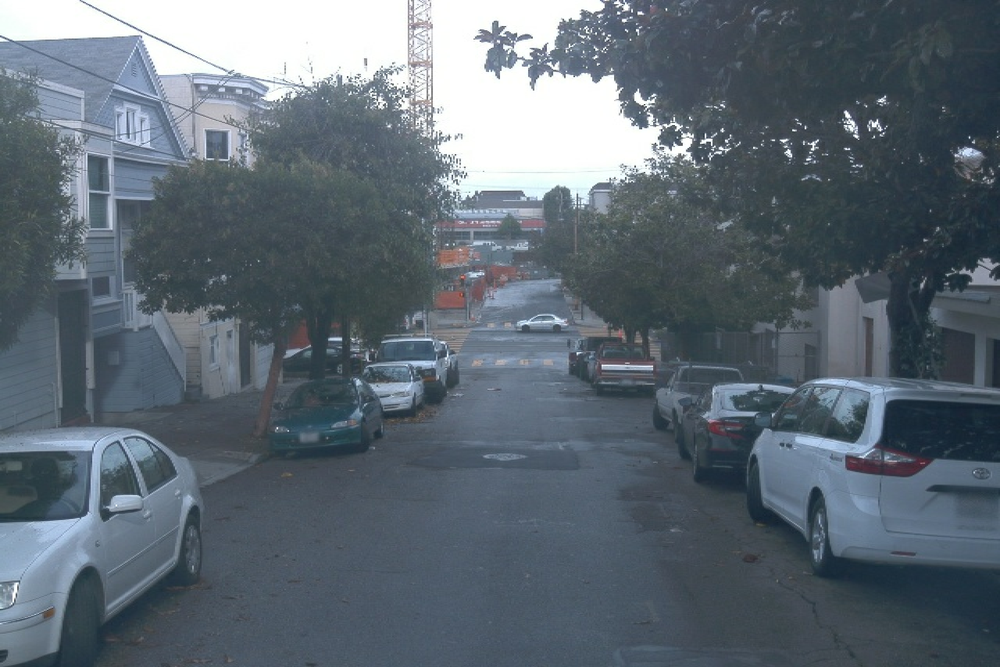
#> input picture Project 4 - Image Manipulation/data/images/segment-12208410199966712301_4480_000_4500_000_with_camera_labels_79.png, 1000 x 667 px, shrunk from 1920 x 1280 before the run; its folder holds only this picture in this run
$ python masking.py
#> lines starting #> are read from the running program, lines starting #| are printed output that depends on the picture; after the words box and inside, x2 and y2 are one past the last pixel; in counts of white or black regions, pixels touching at a corner belong together
import glob, os
import time
import matplotlib.pyplot as plt
import numpy as np
from PIL import Image


def create_mask(path, color_threshold):
    """
    create a binary mask of an image using a color threshold
    args:
    - path [str]: path to image file
    - color_threshold [array]: 1x3 array of RGB value
    returns:
    - img [array]: RGB image array
    - mask [array]: binary array
    """
    img = np.array(Image.open(path).convert('RGB'))
#> img is the input picture: shape (667, 1000, 3); mean R, G, B 94.3, 105.7, 115.6
    R, G, B = img[..., 0], img[..., 1], img[..., 2]
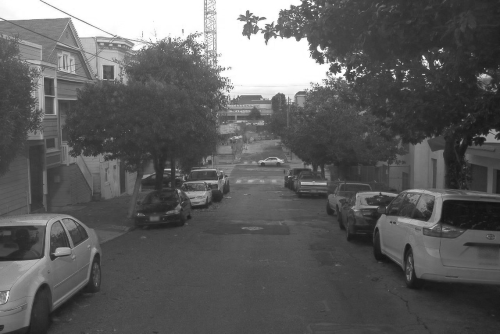
#> R: shape (667, 1000) (shown at 1/2 size); min 16, max 255, mean 94.3
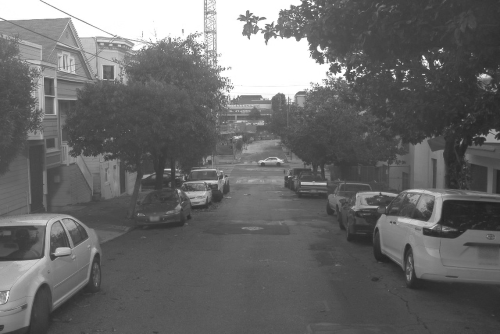
#> G: shape (667, 1000) (shown at 1/2 size); min 30, max 255, mean 105.7
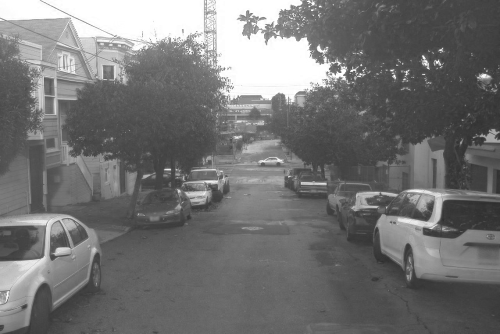
#> B: shape (667, 1000) (shown at 1/2 size); min 41, max 255, mean 115.6
    rt, gt, bt = color_threshold
    mask = (R > rt) & (G > gt) & (B > bt)
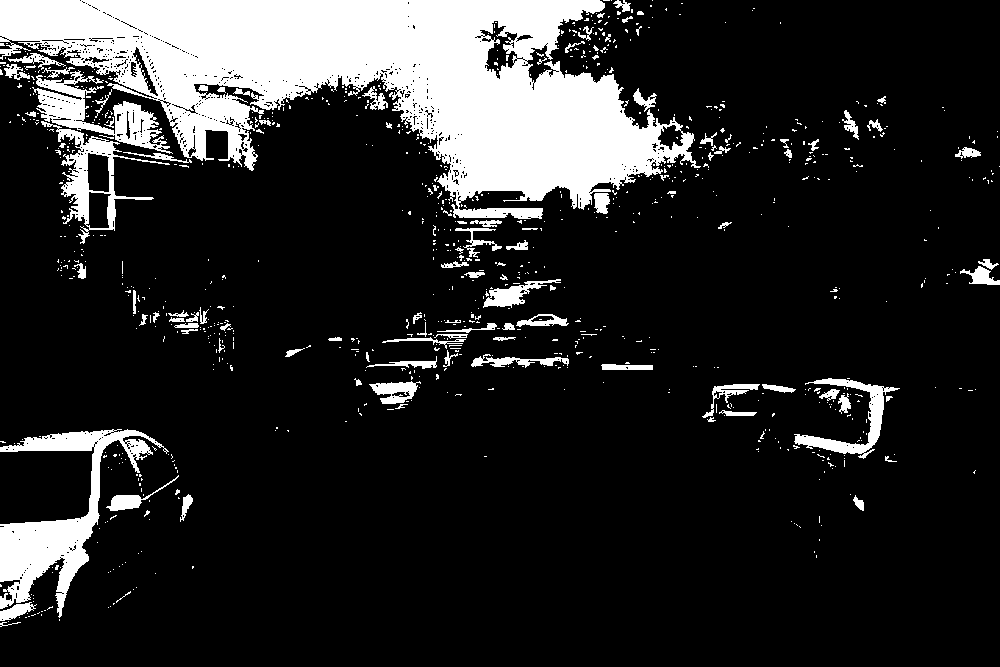
#> mask: shape (667, 1000) bool; 15.8% white; 925 white regions (821 under 20 px), largest, box (x1, y1, x2, y2) and area: (0, 0, 701, 219) 73831, (0, 429, 169, 618) 8551, (32, 70, 173, 154) 3678
    return img, mask


def mask_and_display(img, mask, save_path, save=False, show=False):
    """
    display 3 plots next to each other: image, mask and masked image
    and save the masked image
    args:
    - img [array]: HxWxC image array
    - mask [array]: HxW mask array
    - save_path [str]: path to save the masked image
    """
#> called with save = False, show = True
    masked_image = img * np.stack([mask]*3, axis=2)
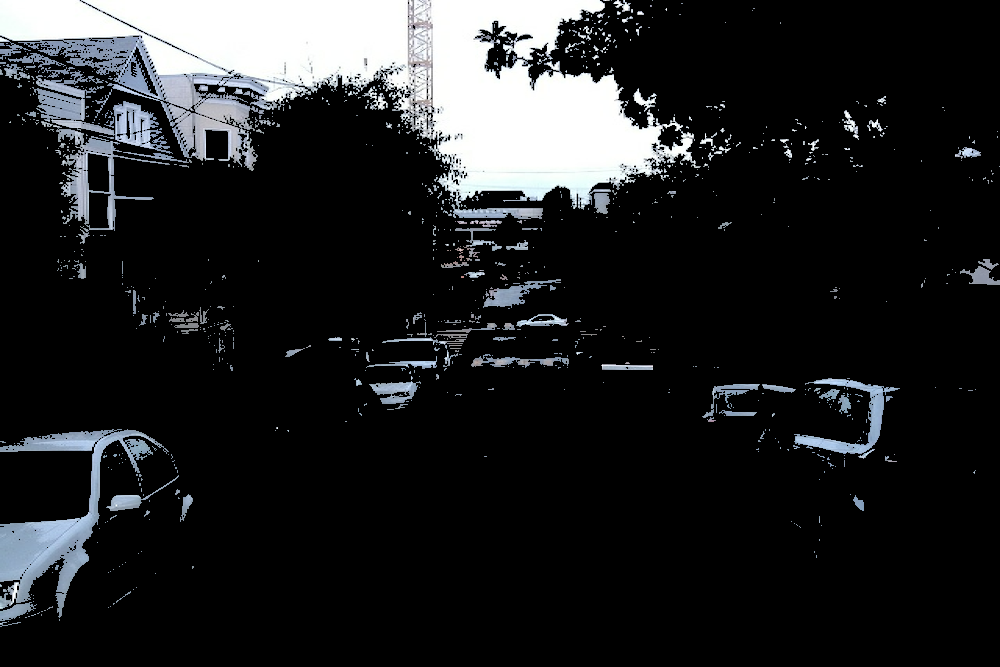
#> masked_image: shape (667, 1000, 3); mean R, G, B 32.9, 34, 35.3
    f, ax = plt.subplots(1, 3, figsize=(15, 10))
    ax[0].imshow(img)
    ax[0].set_title('Original RGB Image')
    ax[1].imshow(mask)
    ax[1].set_title('The binary mask')
    ax[2].imshow(masked_image)
    ax[2].set_title('The masked RGB Image')

    # Save the masked image
    if save:
        plt.savefig(save_path)
    if show:
        plt.show()


if __name__ == '__main__':
    directory = './data/images/*.png'
    color_threshold = [128, 128, 128]
    output_directory = './data/output'

    # Create the output directory if it doesn't exist
    os.makedirs(output_directory, exist_ok=True)

    # Get the list of image files in the directory
    file_list = glob.glob(directory)

    # Iterate over the files and process each image
    for file_path in file_list:
        # Generate the mask and display the image
        img, mask = create_mask(file_path, color_threshold)

        # Generate the save path for the masked image
        file_name = os.path.basename(file_path)
        save_path = os.path.join(output_directory, file_name)

        # Mask and display the image, and save the masked image
        mask_and_display(img=img, mask=mask, save_path=save_path, save=False, show=True)

$ run again, on Project 4 - Image Manipulation/data/images/segment-12212767626682531382_2100_150_2120_150_with_camera_labels_20.png
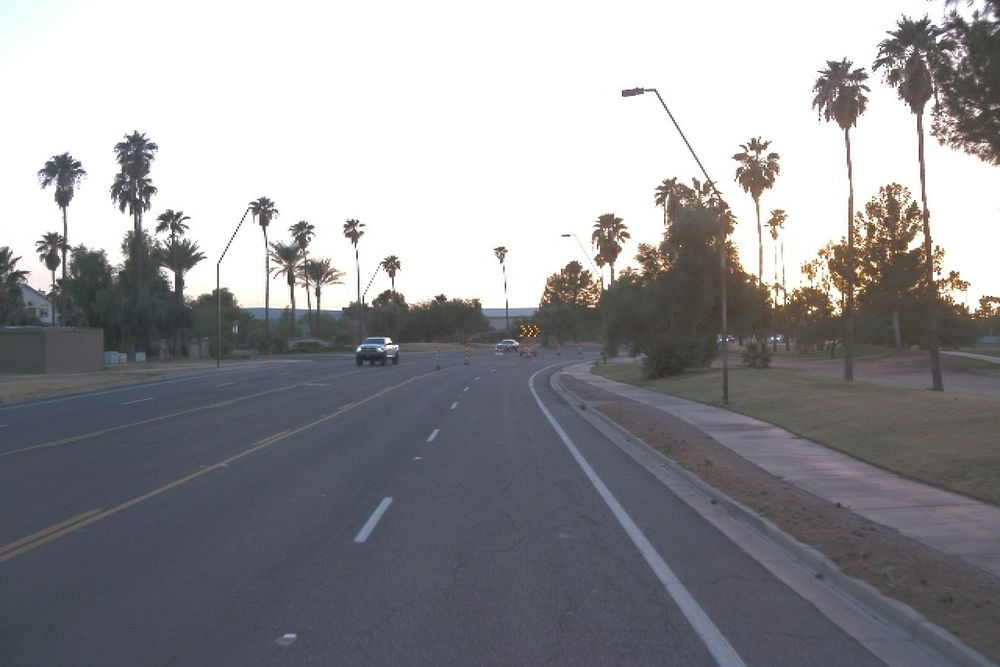
#> input picture Project 4 - Image Manipulation/data/images/segment-12212767626682531382_2100_150_2120_150_with_camera_labels_20.png, 1000 x 667 px, shrunk from 1920 x 1280 before the run
#> in create_mask, img is the input picture: shape (667, 1000, 3); mean R, G, B 146.8, 147.1, 150.2
#> in create_mask, `mask = (R > rt) & (G > gt) & (B > bt)`:
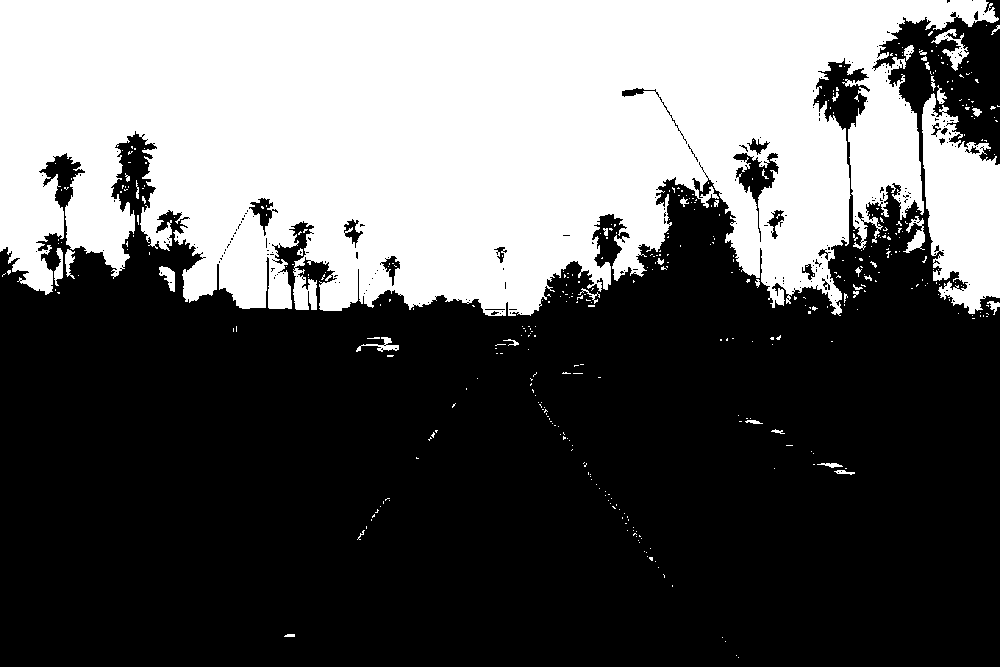
#> mask: shape (667, 1000) bool; 37.8% white; 430 white regions (389 under 20 px), largest, box (x1, y1, x2, y2) and area: (0, 0, 999, 316) 236637, (922, 93, 1000, 314) 11586, (931, 29, 969, 71) 493
#> in mask_and_display, `masked_image = img * np.stack([mask]*3, axis=2)`:
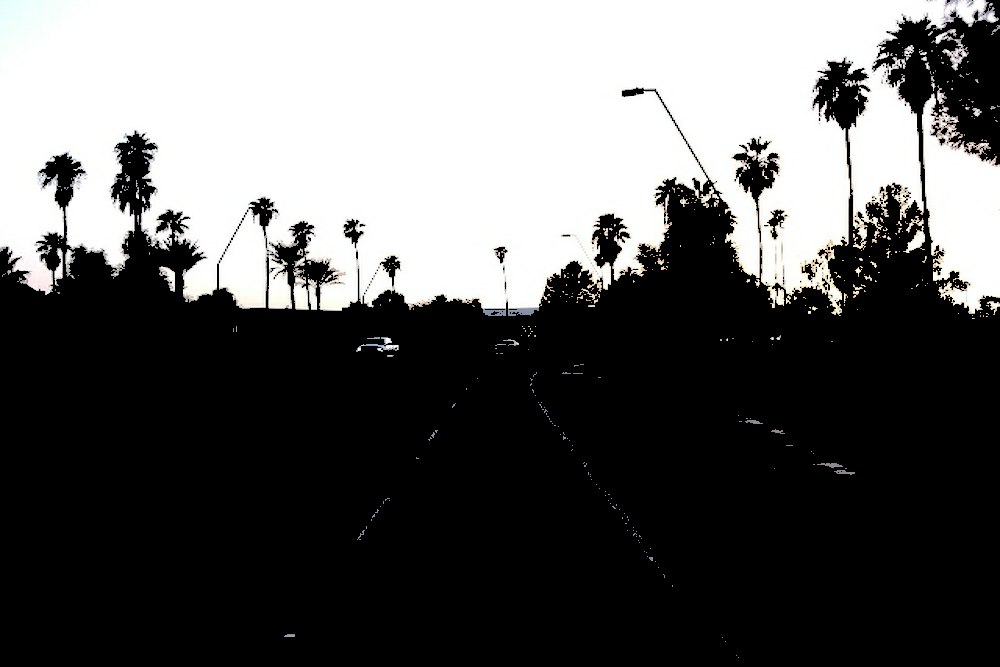
#> masked_image: shape (667, 1000, 3); mean R, G, B 94.6, 94.5, 94.1

$ run again, on Project 4 - Image Manipulation/data/images/segment-12257951615341726923_2196_690_2216_690_with_camera_labels_78.png
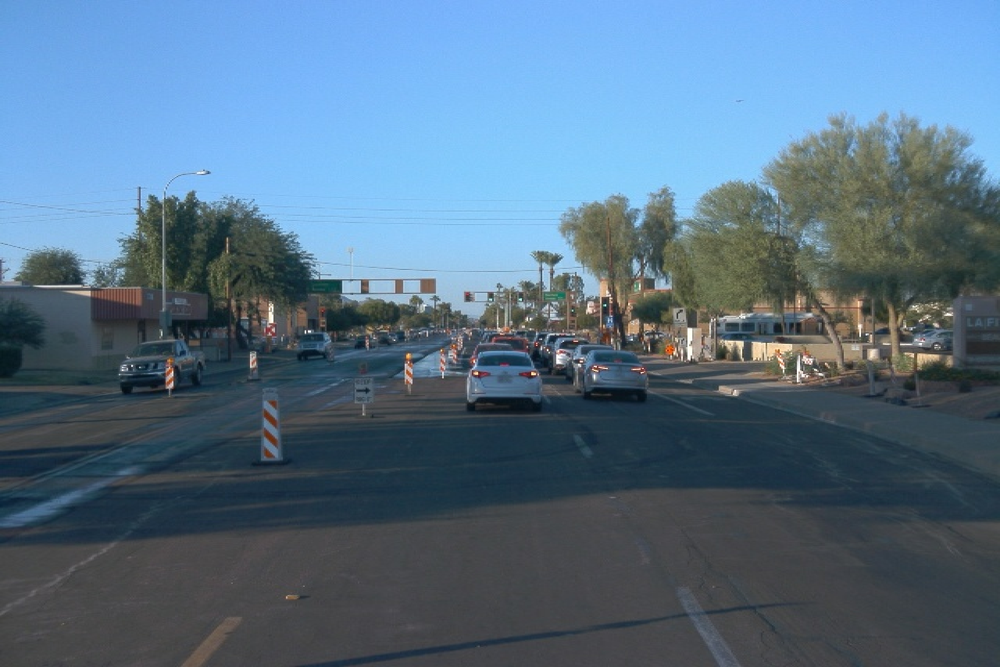
#> input picture Project 4 - Image Manipulation/data/images/segment-12257951615341726923_2196_690_2216_690_with_camera_labels_78.png, 1000 x 667 px, shrunk from 1920 x 1280 before the run
#> in create_mask, img is the input picture: shape (667, 1000, 3); mean R, G, B 86.3, 112.1, 133.4
#> in create_mask, `mask = (R > rt) & (G > gt) & (B > bt)`:
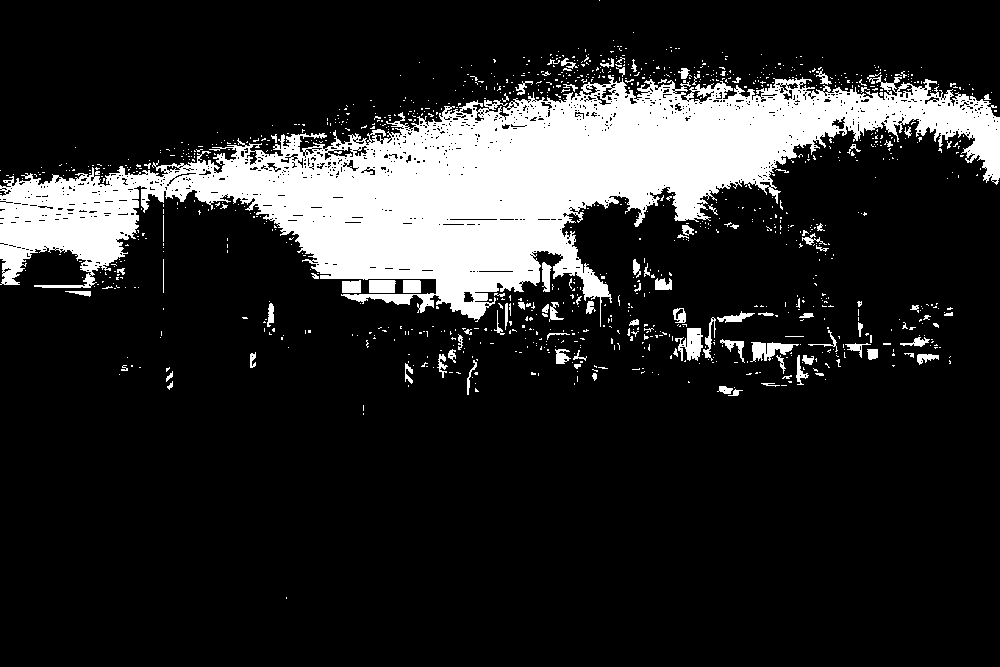
#> mask: shape (667, 1000) bool; 16% white; 1101 white regions (1003 under 20 px), largest, box (x1, y1, x2, y2) and area: (0, 72, 1000, 327) 95635, (675, 328, 703, 361) 530, (750, 342, 799, 362) 502
#> in mask_and_display, `masked_image = img * np.stack([mask]*3, axis=2)`:
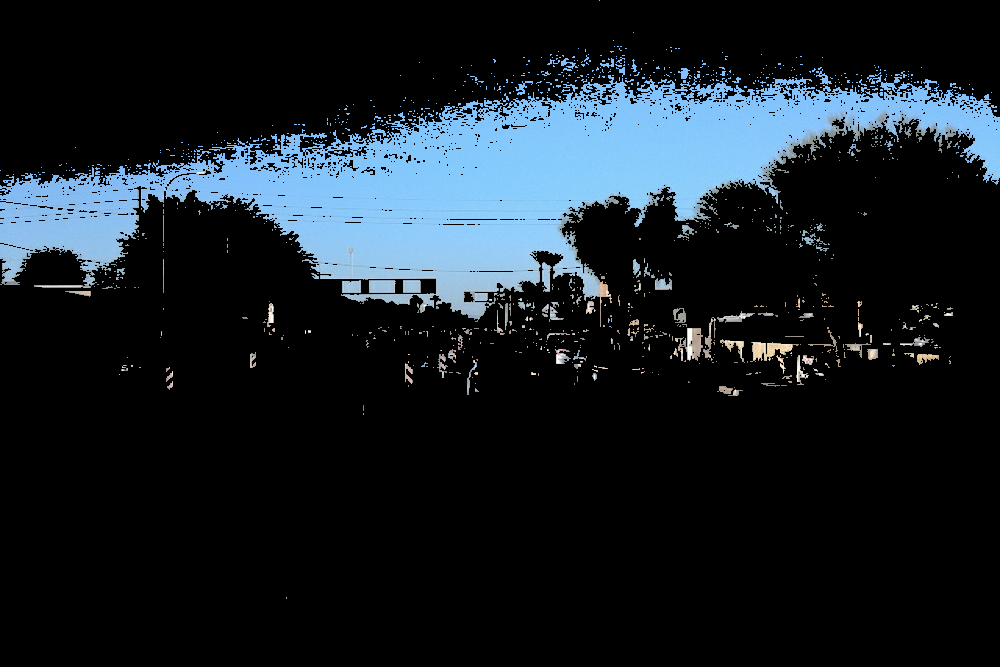
#> masked_image: shape (667, 1000, 3); mean R, G, B 22.5, 31, 37.9
